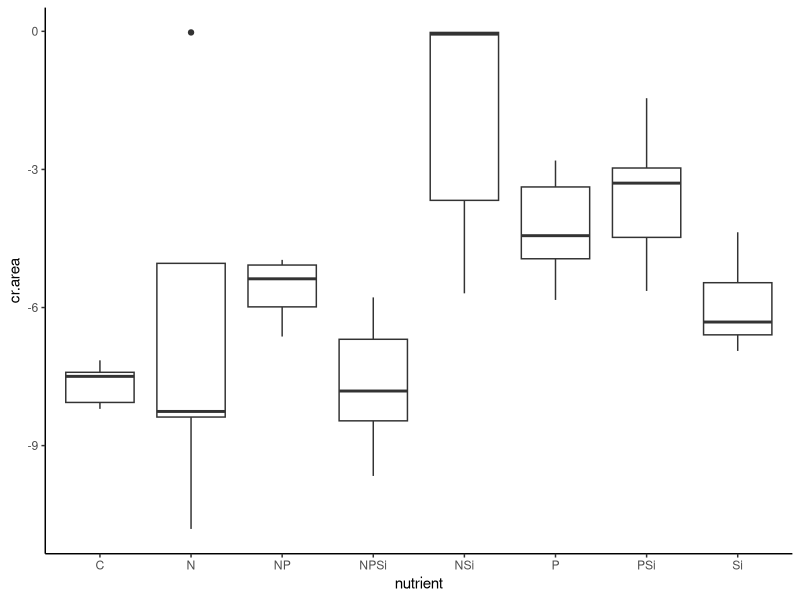
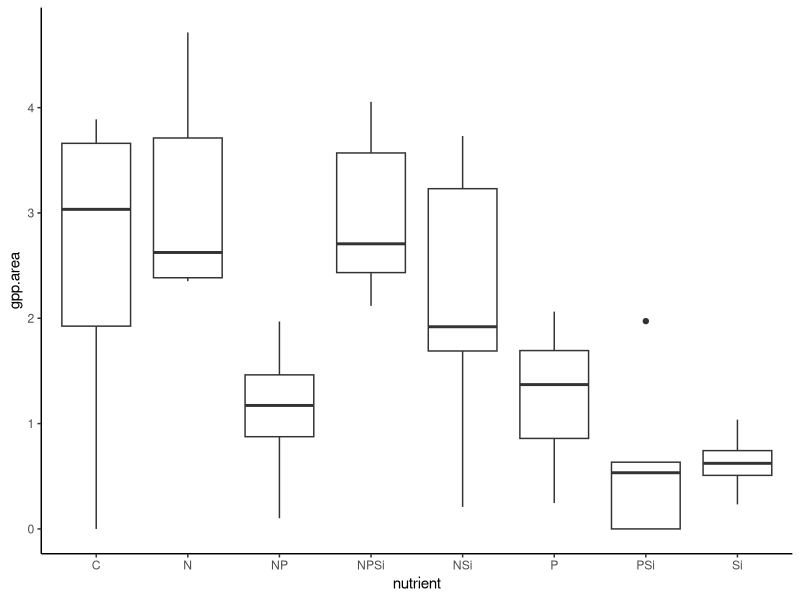
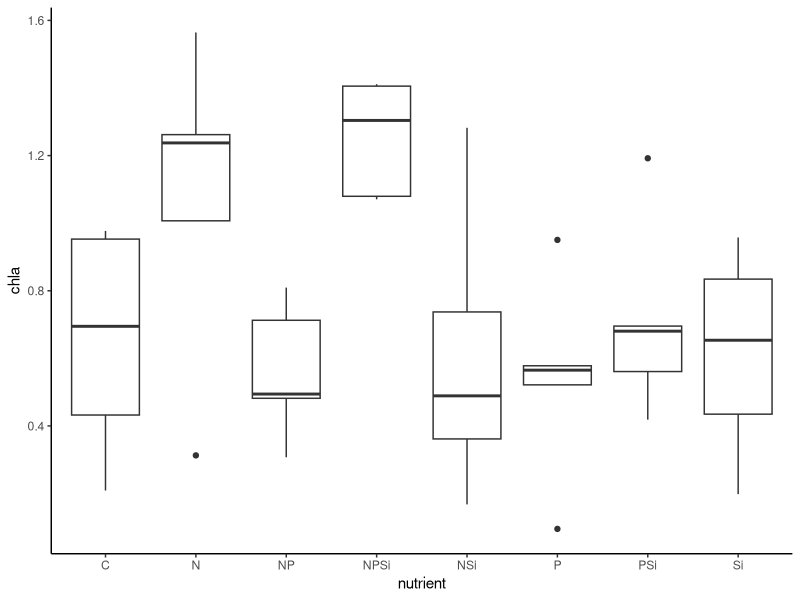
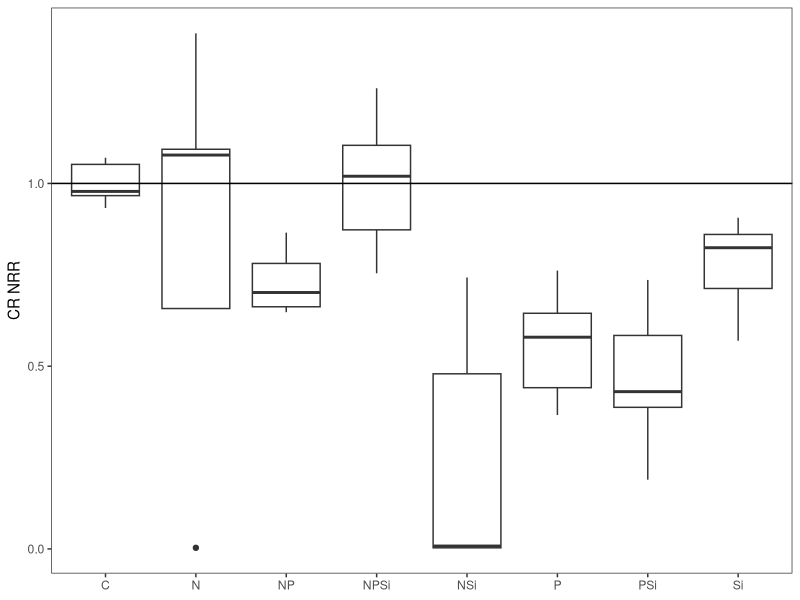
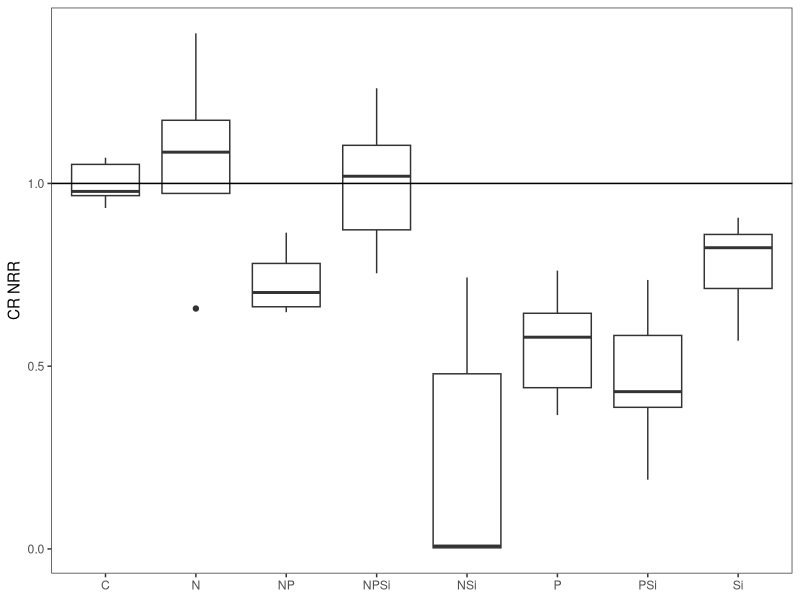
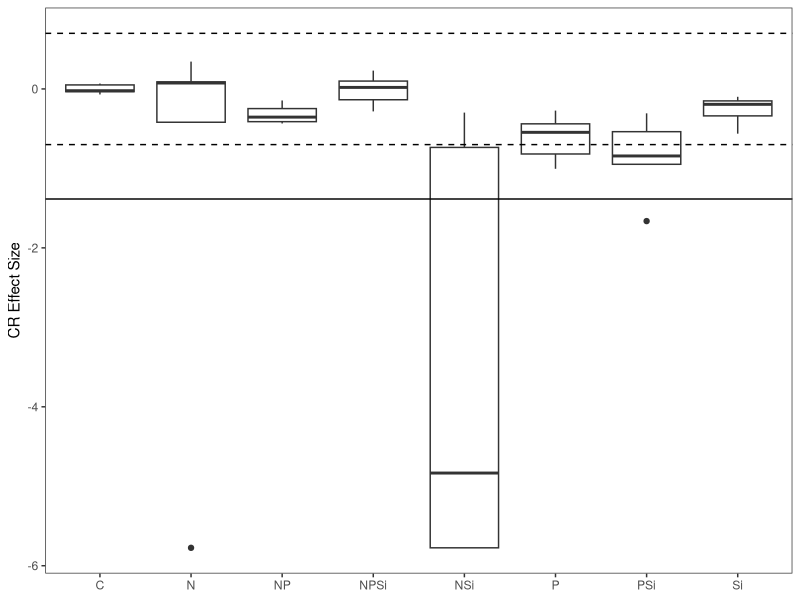
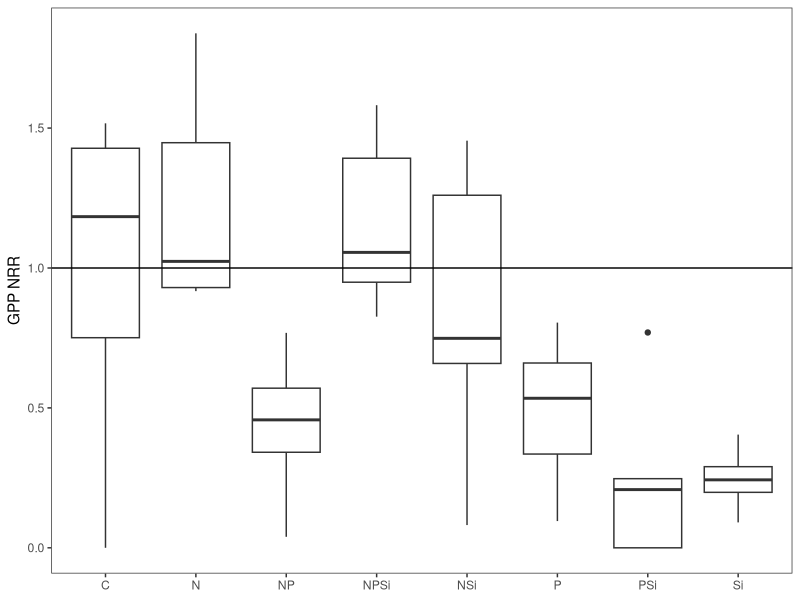
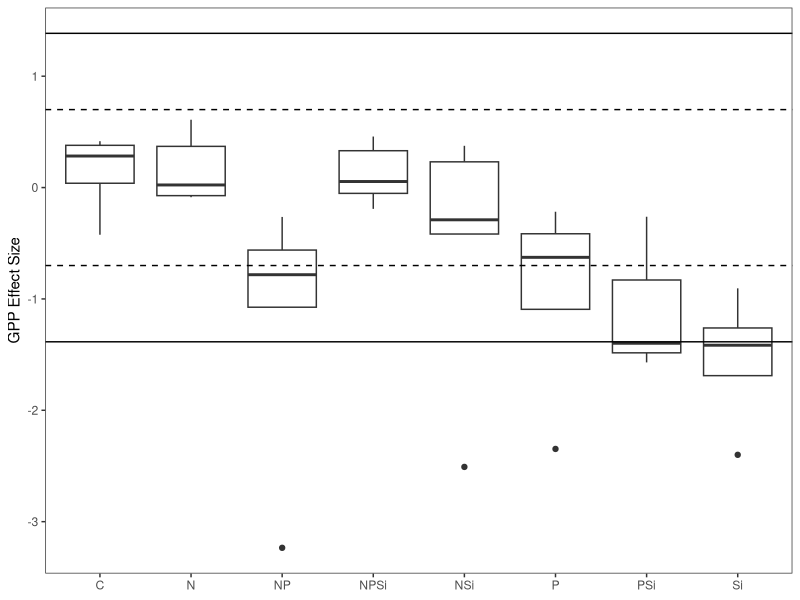

These charts were generated, in order, by the following R code: (Note: this script raises an error after producing the figures.)
#Author:  Clay Arango
#Creation date: 10-Feb-19
#Script to analyze NDS data from Summer 2018 WSB work with S. Roley and A. Alexiades

#packages
library(nlme)
library(nortest)
library(plyr)
library(dplyr)
library(multcomp)
library(MASS)
library(ggplot2)

#Load data
wenas_fall <- read.table(file="wen_fall.csv", header=T, sep=",")

#set variable
d = wenas_fall

#evaluate data to make sure factors are correct
names(d)
unique(d$nutrient) #control, N, NP, NPSi, NSi, P, PSi, Si
unique(d$N) #should be 0 and 1
unique(d$P) #should be 0 and 1
unique(d$Si) #should be 0 and 1
unique(d$top) #should be "sponge" and "glass"
#if need to change, use recode function below. 
d$top<-recode(d$top, "cellulose" ="sponge")
str(d)

#convert N and P vand Si alues (0 or 1 for absence or presence) to factors
d$N<-as.factor(d$N)
d$P<-as.factor(d$P)
d$Si<-as.factor(d$Si)
str(d)
d$chla.nrr<-NA

#subset data into gpp and cr response
d.cr = subset(d, top=="sponge", data=d)
d.gpp = subset(d, top=="glass", data=d)

#check distribution of controls and remove as needed before calculating NRR.
ggplot(d.cr, aes(x=nutrient, y=cr.area))+geom_boxplot() +theme_classic()
#check A5, others ok

#calculate nrr for cr
x<-ddply(d.cr, "nutrient", summarise, ave_cr = mean(cr.area, na.rm=T)) #changed to ddply b/c allows
#to specify by column name - I had a csv file with the relevant column in a different position.
x
d.cr$cr.nrr = d.cr$cr.area/-7.662895 #divide by control ave_cr
d.cr$gpp.nrr<-NA

#check distribution of controls and remove as needed before calculating NRR.
ggplot(d.gpp, aes(x=nutrient, y=gpp.area))+geom_boxplot() +theme_classic()
#ok
ggplot(d.gpp, aes(x=nutrient, y=chla))+geom_boxplot() +theme_classic()
#ok

#calculate nrr for gpp and chla
x<- ddply(d.gpp, "nutrient", summarise, ave_gpp = mean(gpp.area, na.rm=T), ave_chla = mean(chla, na.rm=T)) 
x
d.gpp$gpp.nrr = d.gpp$gpp.area/2.5640416 #divide by control ave_gpp
d.gpp$chla.nrr = d.gpp$chla/0.6598855 #divide by control ave_chla
d.gpp$cr.nrr<-NA

#combine files and export
d.cr$chla.nrr<-NA
d.nrr<-rbind(d.cr, d.gpp)
d.nrr$site_date<-"wenas_fall"
d.nrr$cr.es<-log(d.nrr$cr.nrr)
d.nrr$gpp.es<-log(d.nrr$gpp.nrr)
d.nrr$chla.es<-log(d.nrr$chla.nrr)
write.table(d.nrr, "wenas_fall_nrr.csv", sep=",", quote=F, row.names =F)

###############
#plots of NRR
##############
ggplot(data=d.cr, aes(x=nutrient, y=cr.nrr))+geom_boxplot()+theme_bw()+
  ylab("CR NRR")+geom_abline(slope = 0, intercept = 1)+
  theme(axis.title.x=element_blank(), panel.grid.minor=element_blank(), panel.grid.major=element_blank())
#inhibition of most; NPSi neutral

ggplot(data=subset(d.cr,!nds.id=="A5"), aes(x=nutrient, y=cr.nrr))+geom_boxplot()+theme_bw()+
  ylab("CR NRR")+geom_abline(slope = 0, intercept = 1)+
  theme(axis.title.x=element_blank(), panel.grid.minor=element_blank(), panel.grid.major=element_blank())

ggplot(data=subset(d.nrr, (top=="sponge")), aes(x=nutrient, y=cr.es))+geom_boxplot()+theme_bw()+
  ylab("CR Effect Size")+geom_hline(yintercept = 0.7, lty="dashed")+ geom_hline(yintercept = -0.7, lty="dashed")+
  theme(axis.title.x=element_blank(), panel.grid.minor=element_blank(), panel.grid.major=element_blank())+
  geom_hline(yintercept = -1.385)

ggplot(data=d.gpp, aes(x=nutrient, y=gpp.nrr))+geom_boxplot()+theme_bw()+
  ylab("GPP NRR")+geom_abline(slope = 0, intercept = 1)+
  theme(axis.title.x=element_blank(), panel.grid.minor=element_blank(), panel.grid.major=element_blank())
#inhibition of most; N neutral

ggplot(data=subset(d.nrr,top=="glass"), aes(x=nutrient, y=gpp.es))+geom_boxplot()+theme_bw()+
  ylab("GPP Effect Size")+geom_hline(yintercept = -0.7, lty="dashed")+geom_hline(yintercept = 0.7, lty="dashed")+
  geom_hline(yintercept = -1.385)+geom_hline(yintercept = 1.385)+
  theme(axis.title.x=element_blank(), panel.grid.minor=element_blank(), panel.grid.major=element_blank())

ggplot(data=d.gpp, aes(x=nutrient, y=chla.nrr))+geom_boxplot()+theme_bw()+
  ylab("Chlorophyll-a NRR")+geom_abline(slope = 0, intercept = 1)+
  theme(axis.title.x=element_blank(), panel.grid.minor=element_blank(), panel.grid.major=element_blank())
#limitation for N and NPSi; others neutral

ggplot(data=subset(d.nrr, (top=="glass")), aes(x=nutrient, y=chla.es))+geom_boxplot()+theme_bw()+
  ylab("Chla Effect Size")+ geom_hline(yintercept = 0.7, lty="dashed")+  geom_hline(yintercept = -1.385)+  
  geom_hline(yintercept = -0.7, lty="dashed")+ geom_hline(yintercept = 1.385)+
  theme(axis.title.x=element_blank(), panel.grid.minor=element_blank(), panel.grid.major=element_blank())

##########
#NRR Summary Files
#########

GPP_sum<-ddply(d.gpp, "nutrient", summarise, ave_nrr.gpp=mean(gpp.nrr, na.rm=T), sd_nrr.gpp=sd(gpp.nrr, na.rm=T), 
               se_nrr.gpp =(sd(gpp.nrr)/sqrt(sum(!is.na(gpp.nrr)))), 
               ci95_nrr.gpp = (1.96*(sd(gpp.nrr)/sqrt(sum(!is.na(gpp.nrr))))),
               ave_nrr.chla=mean(chla.nrr, na.rm=T), sd_nrr.chla=sd(chla.nrr, na.rm=T), 
               se_nrr.chla =(sd(chla.nrr)/sqrt(sum(!is.na(chla.nrr)))), 
               ci95_nrr.chla = (1.96*(sd(chla.nrr)/sqrt(sum(!is.na(chla.nrr))))))
CR_sum<-ddply(d.cr, "nutrient", summarise, ave_nrr.cr=mean(cr.nrr, na.rm=T), sd_nrr.cr=sd(cr.nrr, na.rm=T), 
              se_nrr.cr =(sd(cr.nrr)/sqrt(sum(!is.na(cr.nrr)))), 
              ci95_nrr.cr = (1.96*(sd(cr.nrr)/sqrt(sum(!is.na(cr.nrr))))))

#now combine into one and export
d.sum<-merge(GPP_sum, CR_sum, by="nutrient")
d.sum$site_date<-"reec_summer"
write.table(d.sum, "reec_summer_summ.csv",  sep=",", quote=F, row.names =F)

############################################################
#analyze RESPIRATION data
############################################################
d.cr1<-subset(d.cr, !(nds.id=="A5"))
M1<-gls(cr.area~N*P*Si, data=d.cr1, na.action=na.omit)
E1<-residuals(M1)
qqnorm(E1)
qqline(E1)#ok except for 1 point
ad.test(E1)
   #residuals are normally distributed, p=0.1089, even better with A5 removed (0.707)
hist(E1)  
plot(M1)
#ok

plot(filter(d.cr1, !is.na(cr.area)) %>% dplyr::select(nutrient), 
     E1, xlab="nutrient", ylab="Residuals")
bartlett.test(cr.area~nutrient, data=d.cr1)
   #variance test not OK, we'll probably need to mess with this one (p = 0.001245). looks like one point in N
#when remove one point, p = 0.046, but looks ok! inclined to leave it

anova(M1) #Si inhibition, 
#one outlier removed. same patterns as with all data but p values generally smaller
#N               1   0.4644  0.5006
#P               1   1.0325  0.3174
#Si              1   9.8544  0.0037
#N:P             1  22.3530  <.0001
#N:Si            1   0.3677  0.5487
#P:Si            1  20.2559  0.0001
#N:P:Si          1  12.9946  0.0011

#all data
#N               1   0.00877  0.9260
#P               1   0.11439  0.7374
#Si              1   3.82858  0.0592
#N:P             1  17.52458  0.0002
#N:Si            1   0.00135  0.9709
#P:Si            1   9.16447  0.0048
#N:P:Si          1   4.97126  0.0329
  

##########################################################
#do multiple 2 way ANOVAs to improve our ability to interpret
##########################################################
#N and P
M1<-gls(cr.area~N*P, data=d.cr, na.action=na.omit)
E1<-residuals(M1)
qqnorm(E1)
qqline(E1)
ad.test(E1)
#residuals are normally distributed, p=0.1807
hist(E1)  
plot(M1)

bartlett.test(cr.area~nutrient, data=d.cr)
#variance test not OK

anova(M1) #interpretation: N alone inhibitory; P alone inhibitory; in combo, neutral 
#N               1   0.00632  0.9371
#P               1   0.08242  0.7757
#N:P             1  12.62637  0.0011


#remove NA for plotting
xx = na.omit(subset(d.cr1, select = c(N,P,cr.area)))
interaction.plot(xx$N, xx$P, xx$cr.area*-1)

#N and Si
M1<-gls(cr.area~N*Si, data=d.cr, na.action=na.omit)
E1<-residuals(M1)
qqnorm(E1)
qqline(E1)
ad.test(E1)
#residuals are normally distributed, p=0.2967
hist(E1)  
plot(M1)

bartlett.test(cr.area~nutrient, data=d.cr)
#variance test noy OK

anova(M1) #interpretation: no response

#remove NA for plotting
xx = na.omit(subset(d.cr1, select = c(N,Si,cr.area)))
interaction.plot(xx$N, xx$Si, xx$cr.area*-1)

#P and Si
M1<-gls(cr.area~P*Si, data=d.cr, na.action=na.omit)
E1<-residuals(M1)
qqnorm(E1)
qqline(E1)
ad.test(E1)
#residuals are not normally distributed, p=0.03369
hist(E1)  
plot(M1)

bartlett.test(cr.area~nutrient, data=d.cr)
#variance test OK

anova(M1) #interpretation: P alone inhibitory; Si alone inhibitory; in combo, neutral
#P               1   0.07555  0.7850
#Si              1   2.52870  0.1205
#P:Si            1   6.05293  0.0188

#remove NA for plotting
xx = na.omit(subset(d.cr1, select = c(P,Si,cr.area)))
interaction.plot(xx$P, xx$Si, xx$cr.area*-1)
##########################################################
##########################################################

x <- group_by(d.cr, nutrient) %>%  # Grouping function causes subsequent functions to aggregate by season and reach
  summarize(cr.mean = abs(mean(cr.area, na.rm = TRUE)), # na.rm = TRUE to remove missing values
            cr.sd=abs(sd(cr.area, na.rm = TRUE)),  # na.rm = TRUE to remove missing values
            n = sum(!is.na(cr.area)), # of observations, excluding NAs. 
            cr.se=cr.sd/sqrt(n))

ggplot(data=x, aes(x=nutrient, y=cr.mean)) + 
  geom_bar(stat="identity", position=position_dodge(), color = "black") + 
  geom_errorbar(aes(ymin=cr.mean, ymax=cr.mean+cr.se), width=0.2, 
                position=position_dodge(0.9)) + 
  xlab("Nutrient") +
  ylab(expression(Respiration~(ug~O[2]~m^{-2}~h^{-1}))) +
  ylim(0,20) +
  labs(fill="Light") +
  theme_bw() +
  theme(panel.grid.major=element_blank(),
        panel.grid.minor=element_blank(),
        legend.title=element_text(size=6),
        legend.key=element_blank(), 
        legend.position=c(0.5,0.95), 
        legend.text=element_text(size=8), 
        legend.background=element_blank(), 
        legend.direction="horizontal", 
        legend.key.size=unit(0.3, "cm"), 
        axis.title.y=element_text(size=8), 
        axis.title.x=element_text(size=8), 
        axis.text.x=element_text(size=8))

#ggsave('output/figures/Ring_summer.tiff',
#       units="in",
#       width=3.25,
#       height=3.25,
#       dpi=1200,
#       compression="lzw")

############################################################
#analyze the PRODUCTION data
############################################################

M1<-gls(gpp.area~N*P*Si, data=d.gpp, na.action=na.omit) 
E1<-residuals(M1)
qqnorm(E1)
qqline(E1)
ad.test(E1)
   #residuals are OK

hist(E1, xlab="residuals", main="")
plot(M1)

plot(filter(d.gpp, !is.na(gpp.area)) %>% dplyr::select(nutrient), 
     E1, xlab="nutrient", ylab="Residuals")
bartlett.test(gpp.area~nutrient, data=d.gpp)
   #ok

anova(M1)
  
x <- group_by(d.gpp, nutrient) %>%  # Grouping function causes subsequent functions to aggregate by season and reach
  summarize(gpp.mean = abs(mean(gpp.area, na.rm = TRUE)), # na.rm = TRUE to remove missing values
            gpp.sd=abs(sd(gpp.area, na.rm = TRUE)),  # na.rm = TRUE to remove missing values
            n = sum(!is.na(gpp.area)), # of observations, excluding NAs. 
            gpp.se=gpp.sd/sqrt(n))

ggplot(data=x, aes(x=nutrient, y=gpp.mean)) + 
  geom_bar(stat="identity", position=position_dodge(), color = "black") + 
  geom_errorbar(aes(ymin=gpp.mean, ymax=gpp.mean+gpp.se), width=0.2, 
                position=position_dodge(0.9)) + 
  xlab("Nutrient") +
  ylab(expression(Production~(ug~O[2]~m^{-2}~h^{-1}))) +
  labs(fill="Light") +
  theme_bw() +
  theme(panel.grid.major=element_blank(),
        panel.grid.minor=element_blank(), 
        legend.title=element_text(size=6), 
        legend.key=element_blank(),  
        legend.position=c(0.5,0.95),  
        legend.text=element_text(size=8),  
        legend.background=element_blank(),  
        legend.direction="horizontal",  
        legend.key.size=unit(0.3, "cm"),  
        axis.title.y=element_text(size=8),  
        axis.title.x=element_text(size=8),  
        axis.text.x=element_text(size=8))

#ggsave('output/figures/gppByNutrient.tiff',
#       units="in",
#       width=3.25,
#       height=3.25,
#       dpi=1200,
#       compression="lzw")


############################################################
#analyze the CHL-A biomass on disks
############################################################
M1<-gls(chla~N*P*Si, data=d.gpp, na.action=na.omit) 
E1<-residuals(M1)
qqnorm(E1)
qqline(E1)
ad.test(E1)
#ok

hist(E1, xlab="residuals", main="")
plot(M1)

plot(filter(d.gpp, !is.na(chla)) %>% dplyr::select(nutrient), 
     E1, xlab="nutrient", ylab="Residuals")
bartlett.test(gpp.area~nutrient, data=d.gpp)
#ok

anova(M1)
